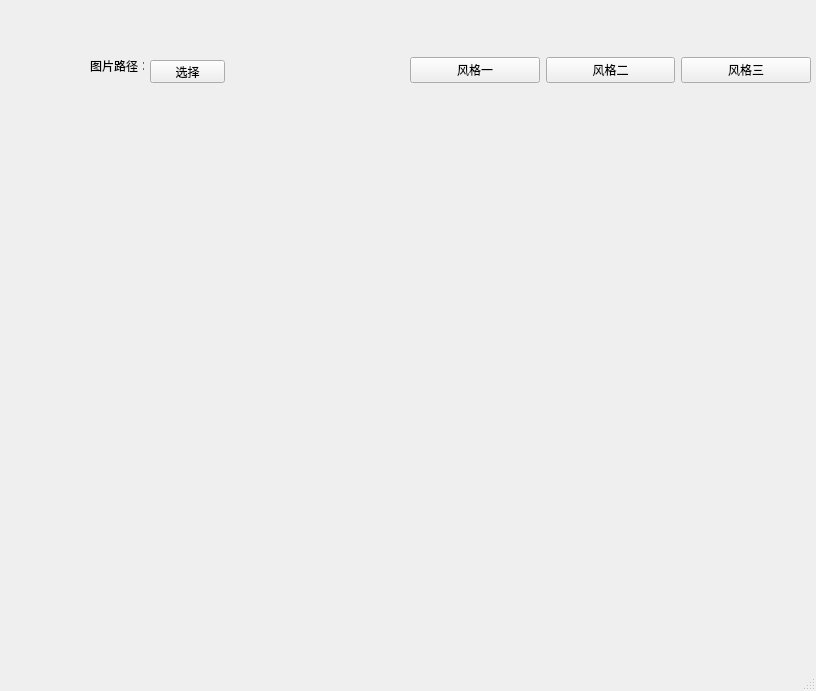
<?xml version="1.0" encoding="UTF-8"?>
<ui version="4.0">
 <class>MainWindow</class>
 <widget class="QMainWindow" name="MainWindow">
  <property name="geometry">
   <rect>
    <x>0</x>
    <y>0</y>
    <width>816</width>
    <height>691</height>
   </rect>
  </property>
  <property name="windowTitle">
   <string>MainWindow</string>
  </property>
  <widget class="QWidget" name="centralwidget">
   <widget class="QLabel" name="label">
    <property name="geometry">
     <rect>
      <x>90</x>
      <y>60</y>
      <width>54</width>
      <height>12</height>
     </rect>
    </property>
    <property name="text">
     <string>图片路径：</string>
    </property>
   </widget>
   <widget class="QPushButton" name="pushButton">
    <property name="geometry">
     <rect>
      <x>150</x>
      <y>60</y>
      <width>75</width>
      <height>23</height>
     </rect>
    </property>
    <property name="text">
     <string>选择</string>
    </property>
   </widget>
   <widget class="QLabel" name="label_2">
    <property name="geometry">
     <rect>
      <x>0</x>
      <y>150</y>
      <width>371</width>
      <height>301</height>
     </rect>
    </property>
    <property name="text">
     <string/>
    </property>
   </widget>
   <widget class="QLabel" name="label_3">
    <property name="geometry">
     <rect>
      <x>440</x>
      <y>150</y>
      <width>371</width>
      <height>301</height>
     </rect>
    </property>
    <property name="text">
     <string/>
    </property>
   </widget>
   <widget class="QLabel" name="label_8">
    <property name="geometry">
     <rect>
      <x>1330</x>
      <y>70</y>
      <width>54</width>
      <height>12</height>
     </rect>
    </property>
    <property name="text">
     <string>风格化一：</string>
    </property>
   </widget>
   <widget class="QPushButton" name="pushButton_4">
    <property name="geometry">
     <rect>
      <x>1390</x>
      <y>70</y>
      <width>75</width>
      <height>23</height>
     </rect>
    </property>
    <property name="text">
     <string>生成</string>
    </property>
   </widget>
   <widget class="QWidget" name="horizontalLayoutWidget">
    <property name="geometry">
     <rect>
      <x>410</x>
      <y>30</y>
      <width>401</width>
      <height>80</height>
     </rect>
    </property>
    <layout class="QHBoxLayout" name="horizontalLayout">
     <item>
      <widget class="QPushButton" name="pushButton_2">
       <property name="text">
        <string>风格一</string>
       </property>
      </widget>
     </item>
     <item>
      <widget class="QPushButton" name="pushButton_5">
       <property name="text">
        <string>风格二</string>
       </property>
      </widget>
     </item>
     <item>
      <widget class="QPushButton" name="pushButton_3">
       <property name="text">
        <string>风格三</string>
       </property>
      </widget>
     </item>
    </layout>
   </widget>
  </widget>
  <widget class="QMenuBar" name="menubar">
   <property name="geometry">
    <rect>
     <x>0</x>
     <y>0</y>
     <width>816</width>
     <height>23</height>
    </rect>
   </property>
  </widget>
  <widget class="QStatusBar" name="statusbar"/>
 </widget>
 <resources/>
 <connections>
  <connection>
   <sender>pushButton</sender>
   <signal>clicked()</signal>
   <receiver>MainWindow</receiver>
   <slot>openimage()</slot>
   <hints>
    <hint type="sourcelabel">
     <x>175</x>
     <y>96</y>
    </hint>
    <hint type="destinationlabel">
     <x>324</x>
     <y>188</y>
    </hint>
   </hints>
  </connection>
  <connection>
   <sender>pushButton_2</sender>
   <signal>clicked()</signal>
   <receiver>MainWindow</receiver>
   <slot>styletransfer()</slot>
   <hints>
    <hint type="sourcelabel">
     <x>513</x>
     <y>96</y>
    </hint>
    <hint type="destinationlabel">
     <x>666</x>
     <y>183</y>
    </hint>
   </hints>
  </connection>
  <connection>
   <sender>pushButton_5</sender>
   <signal>clicked()</signal>
   <receiver>MainWindow</receiver>
   <slot>styletransfer1()</slot>
   <hints>
    <hint type="sourcelabel">
     <x>607</x>
     <y>88</y>
    </hint>
    <hint type="destinationlabel">
     <x>715</x>
     <y>198</y>
    </hint>
   </hints>
  </connection>
  <connection>
   <sender>pushButton_3</sender>
   <signal>clicked()</signal>
   <receiver>MainWindow</receiver>
   <slot>styletransfer2()</slot>
   <hints>
    <hint type="sourcelabel">
     <x>741</x>
     <y>95</y>
    </hint>
    <hint type="destinationlabel">
     <x>493</x>
     <y>207</y>
    </hint>
   </hints>
  </connection>
 </connections>
 <slots>
  <slot>openimage()</slot>
  <slot>styletransfer()</slot>
  <slot>styletransfer1()</slot>
  <slot>styletransfer2()</slot>
 </slots>
</ui>
